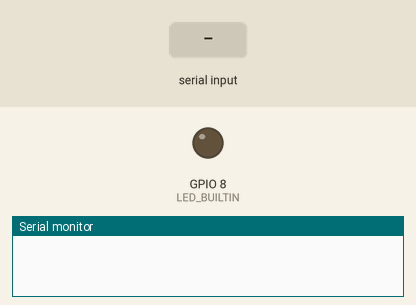
Recording of a sketch running on a simulated ESP32-C6. On the bench: output pins drawn as LEDs (lit = HIGH), the last lines printed to the serial monitor. Dashed ring = blinking. The inputs (shaded band) are chosen by the test bench. WiFi joins after 1.5 s; servers stay silent unless stated; network time is answered at once with the bench clock; the local clock reads 2024-03-15 10:24:30 at power-on unless the sketch sets it; storage starts empty; random numbers use the default seed unless the sketch sets one.

Above: at 0.0 s.
At 4.7 s:
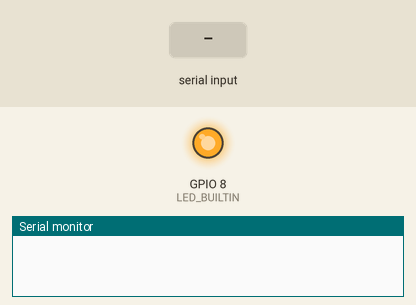
4.8 s: "GET_DATOS\n" received over Serial
7.5 s: "DELETE_DATOS\n" received over Serial
At 9.7 s:
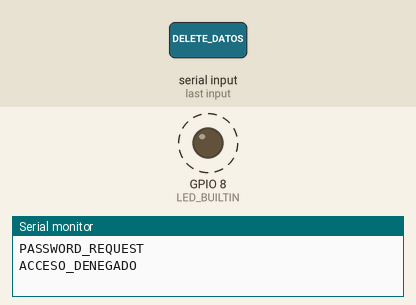
Timing chart, 0 to 20.5 s (numbered marks = the images above; inputs shaded):
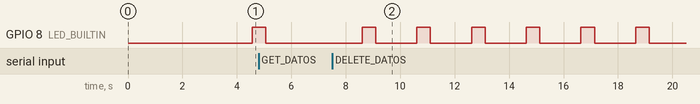

The sketch:

xiao-esp32-c6-test.ino
```cpp
#include <Arduino.h>
#include <SPIFFS.h>
#include <WiFi.h>
#include <WiFiUdp.h>
#include <NTPClient.h>
#include <time.h>

const char* ssid = "POCOX6Pro";
const char* password = "dayan1212";

WiFiUDP ntpUDP;
NTPClient timeClient(ntpUDP, "pool.ntp.org", -21600, 60000);

const String LISTO = "LISTO";
const String PASSWORD = "1234";
unsigned long lastMillis;
unsigned long currentEpochTime;
int indice = 1;

String mapaTeclas[] = {"F1", "F2", "F3", "F4", "1", "2", "3", "A", "4", "5", "6", "B", "7", "8", "9", "C", "*", "0", "#", "E"};
int totalTeclas = sizeof(mapaTeclas) / sizeof(mapaTeclas[0]);

void setup() {
    Serial.begin(115200);
    delay(2000);

    WiFi.begin(ssid, password);
    while (WiFi.status() != WL_CONNECTED) {
        delay(500);
    }

    timeClient.begin();
    timeClient.update();
    currentEpochTime = timeClient.getEpochTime();

    WiFi.disconnect(true);
    WiFi.mode(WIFI_OFF);

    lastMillis = millis();

    if (!SPIFFS.begin(true)) {
        return;
    }

    pinMode(LED_BUILTIN, OUTPUT);
}

void loop() {
    actualizarTiempo();
    emularTecla();
    manejarComandosSerial();
    delay(1000);
    digitalWrite(LED_BUILTIN, HIGH);
    delay(500);
    digitalWrite(LED_BUILTIN, LOW);
    delay(500);
}

void actualizarTiempo() {
    unsigned long elapsedMillis = millis() - lastMillis;
    if (elapsedMillis >= 1000) {
        currentEpochTime += elapsedMillis / 1000;
        lastMillis = millis();
    }
}

void emularTecla() {
    String tecla = mapaTeclas[random(totalTeclas)];
    guardarTecla(tecla);
}

void guardarTecla(String tecla) {
    String fechaHora = obtenerFechaHora();
    File archivo = SPIFFS.open("/log_teclado.txt", "a");
    if (!archivo) {
        return;
    }
    archivo.print(indice);
    archivo.print(" ");
    archivo.print(tecla);
    archivo.print(" ");
    archivo.println(fechaHora);
    archivo.close();
    indice++;
}

String obtenerFechaHora() {
    time_t rawtime = currentEpochTime;
    struct tm * timeinfo = localtime(&rawtime);
    char buffer[30];
    int centesimas = (millis() % 1000) / 10;
    sprintf(buffer, "%02d/%02d/%04d %02d:%02d:%02d:%02d",
            timeinfo->tm_mday, timeinfo->tm_mon + 1, timeinfo->tm_year + 1900,
            timeinfo->tm_hour, timeinfo->tm_min, timeinfo->tm_sec, centesimas);
    return String(buffer);
}

void manejarComandosSerial() {
    if (Serial.available()) {
        String comando = Serial.readStringUntil('\n');
        comando.trim();

        if (comando == "GET_DATOS") {
            delay(100);
            Serial.println("PASSWORD_REQUEST");
            while (Serial.available() == 0);
            String ingreso = Serial.readStringUntil('\n');
            ingreso.trim();
            if (ingreso == PASSWORD) {
                delay(100);
                Serial.println("ACCESO_CONCEDIDO");
                File archivo = SPIFFS.open("/log_teclado.txt", "r");
                if (!archivo) {
                    Serial.println("ERROR_ARCHIVO");
                    return;
                }
                while (Serial.available() == 0);
                  String RDY = Serial.readStringUntil('\n');
                RDY.trim();
                if (RDY == LISTO) {
                  delay(100);
                while (archivo.available()) {
                    Serial.write(archivo.read());
                }
                }else{
                  Serial.println("ERROR_LISTO");
                }
                delay(100);
                Serial.println("END_OF_DATA");
                archivo.close();
            } else {
                delay(100);
                Serial.println("ACCESO_DENEGADO");
            }
        }
        else if (comando == "DELETE_DATOS") {
            delay(100);
            Serial.println("PASSWORD_REQUEST");
            while (Serial.available() == 0);
            String ingreso = Serial.readStringUntil('\n');
            ingreso.trim();
            if (ingreso == PASSWORD) {
                delay(100);
                Serial.println("ACCESO_CONCEDIDO");
                while (Serial.available() == 0);
                  String RDY = Serial.readStringUntil('\n');
                RDY.trim();
                if (RDY == LISTO) {
                  if (SPIFFS.exists("/log_teclado.txt")) {
                    SPIFFS.remove("/log_teclado.txt");
                    delay(100);
                    Serial.println("DELETE_SUCCESS");
                    indice = 1;
                  }else {
                    delay(100);
                    Serial.println("NO_DATOS");
                  }
                }else{
                  Serial.println("ERROR_LISTO");
                }
            } else {
                delay(100);
                Serial.println("ACCESO_DENEGADO");
            }
        } else {
            Serial.println("ERROR_PETICION");
        }
    }
}
```

Measured:
- after the input at 7.5 s, GPIO 8 (LED_BUILTIN): alternates HIGH for 0.50 s and LOW for 1.5 s, starting after 1.1 s
